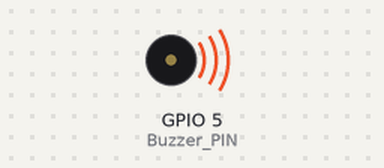
Bench run of a program on a simulated ESP8266 (NodeMCU). Shown: buzzer (waves = sounding, pin HIGH).

Above: at 0.05 s.
Timing chart, 0 to 3.0 s (numbered marks = the images above):
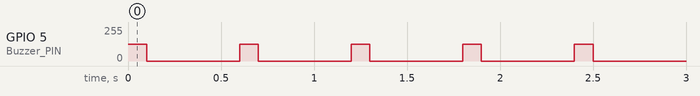

Measured:
- by itself, GPIO 5 (Buzzer_PIN): alternates 127/255 for 0.10 s and 0/255 for 0.50 s

The program:

main.cpp
```cpp
// Muthanna Alwahash
// Dec 2023

#include <Arduino.h>

#define Buzzer_PIN 5          	// Buzzer Pin is on GPIO5

void setup()
{
  pinMode(Buzzer_PIN, OUTPUT);  // initialize digital pin as an output.
}

void loop()
{
  analogWrite(Buzzer_PIN, 127); // Send PWM signal at 50% duty cycle
  delay(100);                   // wait 100ms
  analogWrite(Buzzer_PIN, 0);   // Send PWM signal at 0% duty cycle
  delay(500);                   // wait 100ms
}
```
